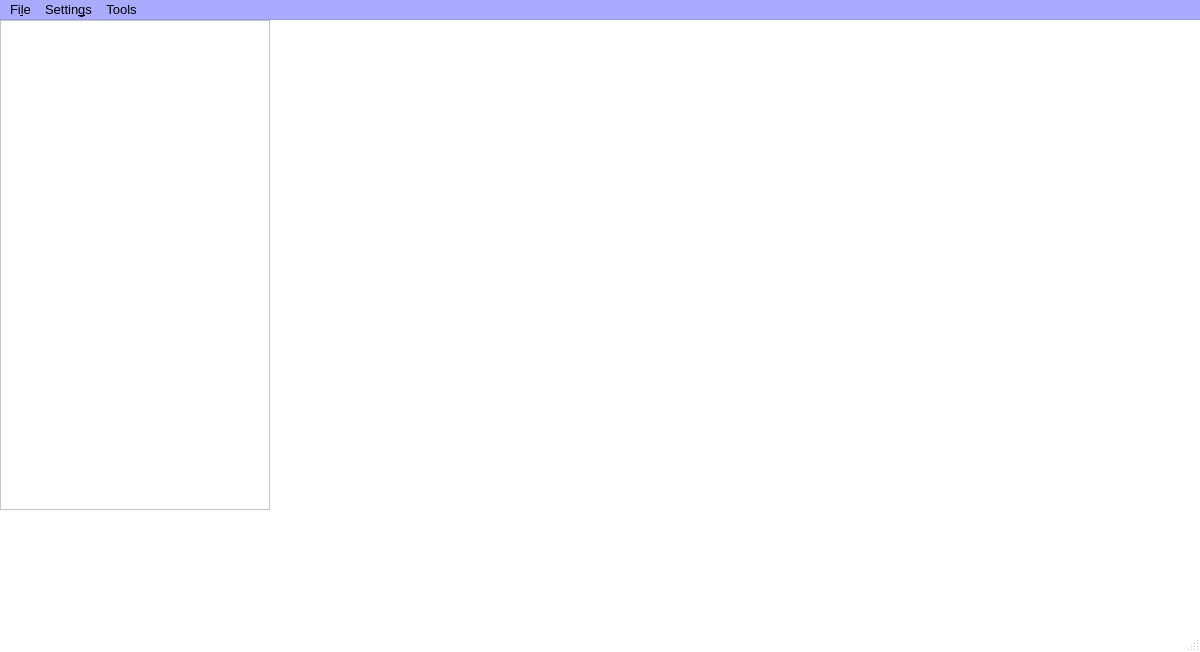
<?xml version="1.0" encoding="UTF-8"?>
<ui version="4.0">
 <class>MainWindow</class>
 <widget class="QMainWindow" name="MainWindow">
  <property name="geometry">
   <rect>
    <x>0</x>
    <y>0</y>
    <width>1200</width>
    <height>652</height>
   </rect>
  </property>
  <property name="palette">
   <palette>
    <active>
     <colorrole role="WindowText">
      <brush brushstyle="SolidPattern">
       <color alpha="255">
        <red>0</red>
        <green>0</green>
        <blue>0</blue>
       </color>
      </brush>
     </colorrole>
     <colorrole role="Button">
      <brush brushstyle="SolidPattern">
       <color alpha="255">
        <red>255</red>
        <green>255</green>
        <blue>255</blue>
       </color>
      </brush>
     </colorrole>
     <colorrole role="Light">
      <brush brushstyle="SolidPattern">
       <color alpha="255">
        <red>255</red>
        <green>255</green>
        <blue>255</blue>
       </color>
      </brush>
     </colorrole>
     <colorrole role="Midlight">
      <brush brushstyle="SolidPattern">
       <color alpha="255">
        <red>255</red>
        <green>255</green>
        <blue>255</blue>
       </color>
      </brush>
     </colorrole>
     <colorrole role="Dark">
      <brush brushstyle="SolidPattern">
       <color alpha="255">
        <red>127</red>
        <green>127</green>
        <blue>127</blue>
       </color>
      </brush>
     </colorrole>
     <colorrole role="Mid">
      <brush brushstyle="SolidPattern">
       <color alpha="255">
        <red>170</red>
        <green>170</green>
        <blue>170</blue>
       </color>
      </brush>
     </colorrole>
     <colorrole role="Text">
      <brush brushstyle="SolidPattern">
       <color alpha="255">
        <red>0</red>
        <green>0</green>
        <blue>0</blue>
       </color>
      </brush>
     </colorrole>
     <colorrole role="BrightText">
      <brush brushstyle="SolidPattern">
       <color alpha="255">
        <red>255</red>
        <green>255</green>
        <blue>255</blue>
       </color>
      </brush>
     </colorrole>
     <colorrole role="ButtonText">
      <brush brushstyle="SolidPattern">
       <color alpha="255">
        <red>0</red>
        <green>0</green>
        <blue>0</blue>
       </color>
      </brush>
     </colorrole>
     <colorrole role="Base">
      <brush brushstyle="SolidPattern">
       <color alpha="255">
        <red>255</red>
        <green>255</green>
        <blue>255</blue>
       </color>
      </brush>
     </colorrole>
     <colorrole role="Window">
      <brush brushstyle="SolidPattern">
       <color alpha="255">
        <red>255</red>
        <green>255</green>
        <blue>255</blue>
       </color>
      </brush>
     </colorrole>
     <colorrole role="Shadow">
      <brush brushstyle="SolidPattern">
       <color alpha="255">
        <red>0</red>
        <green>0</green>
        <blue>0</blue>
       </color>
      </brush>
     </colorrole>
     <colorrole role="AlternateBase">
      <brush brushstyle="SolidPattern">
       <color alpha="255">
        <red>255</red>
        <green>255</green>
        <blue>255</blue>
       </color>
      </brush>
     </colorrole>
     <colorrole role="ToolTipBase">
      <brush brushstyle="SolidPattern">
       <color alpha="255">
        <red>255</red>
        <green>255</green>
        <blue>220</blue>
       </color>
      </brush>
     </colorrole>
     <colorrole role="ToolTipText">
      <brush brushstyle="SolidPattern">
       <color alpha="255">
        <red>0</red>
        <green>0</green>
        <blue>0</blue>
       </color>
      </brush>
     </colorrole>
    </active>
    <inactive>
     <colorrole role="WindowText">
      <brush brushstyle="SolidPattern">
       <color alpha="255">
        <red>0</red>
        <green>0</green>
        <blue>0</blue>
       </color>
      </brush>
     </colorrole>
     <colorrole role="Button">
      <brush brushstyle="SolidPattern">
       <color alpha="255">
        <red>255</red>
        <green>255</green>
        <blue>255</blue>
       </color>
      </brush>
     </colorrole>
     <colorrole role="Light">
      <brush brushstyle="SolidPattern">
       <color alpha="255">
        <red>255</red>
        <green>255</green>
        <blue>255</blue>
       </color>
      </brush>
     </colorrole>
     <colorrole role="Midlight">
      <brush brushstyle="SolidPattern">
       <color alpha="255">
        <red>255</red>
        <green>255</green>
        <blue>255</blue>
       </color>
      </brush>
     </colorrole>
     <colorrole role="Dark">
      <brush brushstyle="SolidPattern">
       <color alpha="255">
        <red>127</red>
        <green>127</green>
        <blue>127</blue>
       </color>
      </brush>
     </colorrole>
     <colorrole role="Mid">
      <brush brushstyle="SolidPattern">
       <color alpha="255">
        <red>170</red>
        <green>170</green>
        <blue>170</blue>
       </color>
      </brush>
     </colorrole>
     <colorrole role="Text">
      <brush brushstyle="SolidPattern">
       <color alpha="255">
        <red>0</red>
        <green>0</green>
        <blue>0</blue>
       </color>
      </brush>
     </colorrole>
     <colorrole role="BrightText">
      <brush brushstyle="SolidPattern">
       <color alpha="255">
        <red>255</red>
        <green>255</green>
        <blue>255</blue>
       </color>
      </brush>
     </colorrole>
     <colorrole role="ButtonText">
      <brush brushstyle="SolidPattern">
       <color alpha="255">
        <red>0</red>
        <green>0</green>
        <blue>0</blue>
       </color>
      </brush>
     </colorrole>
     <colorrole role="Base">
      <brush brushstyle="SolidPattern">
       <color alpha="255">
        <red>255</red>
        <green>255</green>
        <blue>255</blue>
       </color>
      </brush>
     </colorrole>
     <colorrole role="Window">
      <brush brushstyle="SolidPattern">
       <color alpha="255">
        <red>255</red>
        <green>255</green>
        <blue>255</blue>
       </color>
      </brush>
     </colorrole>
     <colorrole role="Shadow">
      <brush brushstyle="SolidPattern">
       <color alpha="255">
        <red>0</red>
        <green>0</green>
        <blue>0</blue>
       </color>
      </brush>
     </colorrole>
     <colorrole role="AlternateBase">
      <brush brushstyle="SolidPattern">
       <color alpha="255">
        <red>255</red>
        <green>255</green>
        <blue>255</blue>
       </color>
      </brush>
     </colorrole>
     <colorrole role="ToolTipBase">
      <brush brushstyle="SolidPattern">
       <color alpha="255">
        <red>255</red>
        <green>255</green>
        <blue>220</blue>
       </color>
      </brush>
     </colorrole>
     <colorrole role="ToolTipText">
      <brush brushstyle="SolidPattern">
       <color alpha="255">
        <red>0</red>
        <green>0</green>
        <blue>0</blue>
       </color>
      </brush>
     </colorrole>
    </inactive>
    <disabled>
     <colorrole role="WindowText">
      <brush brushstyle="SolidPattern">
       <color alpha="255">
        <red>127</red>
        <green>127</green>
        <blue>127</blue>
       </color>
      </brush>
     </colorrole>
     <colorrole role="Button">
      <brush brushstyle="SolidPattern">
       <color alpha="255">
        <red>255</red>
        <green>255</green>
        <blue>255</blue>
       </color>
      </brush>
     </colorrole>
     <colorrole role="Light">
      <brush brushstyle="SolidPattern">
       <color alpha="255">
        <red>255</red>
        <green>255</green>
        <blue>255</blue>
       </color>
      </brush>
     </colorrole>
     <colorrole role="Midlight">
      <brush brushstyle="SolidPattern">
       <color alpha="255">
        <red>255</red>
        <green>255</green>
        <blue>255</blue>
       </color>
      </brush>
     </colorrole>
     <colorrole role="Dark">
      <brush brushstyle="SolidPattern">
       <color alpha="255">
        <red>127</red>
        <green>127</green>
        <blue>127</blue>
       </color>
      </brush>
     </colorrole>
     <colorrole role="Mid">
      <brush brushstyle="SolidPattern">
       <color alpha="255">
        <red>170</red>
        <green>170</green>
        <blue>170</blue>
       </color>
      </brush>
     </colorrole>
     <colorrole role="Text">
      <brush brushstyle="SolidPattern">
       <color alpha="255">
        <red>127</red>
        <green>127</green>
        <blue>127</blue>
       </color>
      </brush>
     </colorrole>
     <colorrole role="BrightText">
      <brush brushstyle="SolidPattern">
       <color alpha="255">
        <red>255</red>
        <green>255</green>
        <blue>255</blue>
       </color>
      </brush>
     </colorrole>
     <colorrole role="ButtonText">
      <brush brushstyle="SolidPattern">
       <color alpha="255">
        <red>127</red>
        <green>127</green>
        <blue>127</blue>
       </color>
      </brush>
     </colorrole>
     <colorrole role="Base">
      <brush brushstyle="SolidPattern">
       <color alpha="255">
        <red>255</red>
        <green>255</green>
        <blue>255</blue>
       </color>
      </brush>
     </colorrole>
     <colorrole role="Window">
      <brush brushstyle="SolidPattern">
       <color alpha="255">
        <red>255</red>
        <green>255</green>
        <blue>255</blue>
       </color>
      </brush>
     </colorrole>
     <colorrole role="Shadow">
      <brush brushstyle="SolidPattern">
       <color alpha="255">
        <red>0</red>
        <green>0</green>
        <blue>0</blue>
       </color>
      </brush>
     </colorrole>
     <colorrole role="AlternateBase">
      <brush brushstyle="SolidPattern">
       <color alpha="255">
        <red>255</red>
        <green>255</green>
        <blue>255</blue>
       </color>
      </brush>
     </colorrole>
     <colorrole role="ToolTipBase">
      <brush brushstyle="SolidPattern">
       <color alpha="255">
        <red>255</red>
        <green>255</green>
        <blue>220</blue>
       </color>
      </brush>
     </colorrole>
     <colorrole role="ToolTipText">
      <brush brushstyle="SolidPattern">
       <color alpha="255">
        <red>0</red>
        <green>0</green>
        <blue>0</blue>
       </color>
      </brush>
     </colorrole>
    </disabled>
   </palette>
  </property>
  <property name="font">
   <font>
    <family>Arial</family>
    <pointsize>10</pointsize>
    <weight>50</weight>
    <bold>false</bold>
   </font>
  </property>
  <property name="windowTitle">
   <string>PRAGA GIS</string>
  </property>
  <property name="autoFillBackground">
   <bool>false</bool>
  </property>
  <property name="animated">
   <bool>false</bool>
  </property>
  <widget class="QWidget" name="centralWidget">
   <property name="minimumSize">
    <size>
     <width>0</width>
     <height>0</height>
    </size>
   </property>
   <property name="maximumSize">
    <size>
     <width>2000</width>
     <height>2000</height>
    </size>
   </property>
   <widget class="QWidget" name="widgetMap" native="true">
    <property name="geometry">
     <rect>
      <x>270</x>
      <y>0</y>
      <width>751</width>
      <height>491</height>
     </rect>
    </property>
    <property name="font">
     <font>
      <family>Arial</family>
     </font>
    </property>
    <property name="mouseTracking">
     <bool>true</bool>
    </property>
   </widget>
   <widget class="QListWidget" name="checkList">
    <property name="geometry">
     <rect>
      <x>0</x>
      <y>0</y>
      <width>270</width>
      <height>490</height>
     </rect>
    </property>
   </widget>
  </widget>
  <widget class="QMenuBar" name="menuBar">
   <property name="geometry">
    <rect>
     <x>0</x>
     <y>0</y>
     <width>1200</width>
     <height>30</height>
    </rect>
   </property>
   <property name="palette">
    <palette>
     <active>
      <colorrole role="WindowText">
       <brush brushstyle="SolidPattern">
        <color alpha="255">
         <red>0</red>
         <green>0</green>
         <blue>0</blue>
        </color>
       </brush>
      </colorrole>
      <colorrole role="Button">
       <brush brushstyle="SolidPattern">
        <color alpha="255">
         <red>170</red>
         <green>170</green>
         <blue>255</blue>
        </color>
       </brush>
      </colorrole>
      <colorrole role="Light">
       <brush brushstyle="SolidPattern">
        <color alpha="255">
         <red>255</red>
         <green>255</green>
         <blue>255</blue>
        </color>
       </brush>
      </colorrole>
      <colorrole role="Midlight">
       <brush brushstyle="SolidPattern">
        <color alpha="255">
         <red>212</red>
         <green>212</green>
         <blue>255</blue>
        </color>
       </brush>
      </colorrole>
      <colorrole role="Dark">
       <brush brushstyle="SolidPattern">
        <color alpha="255">
         <red>85</red>
         <green>85</green>
         <blue>127</blue>
        </color>
       </brush>
      </colorrole>
      <colorrole role="Mid">
       <brush brushstyle="SolidPattern">
        <color alpha="255">
         <red>113</red>
         <green>113</green>
         <blue>170</blue>
        </color>
       </brush>
      </colorrole>
      <colorrole role="Text">
       <brush brushstyle="SolidPattern">
        <color alpha="255">
         <red>0</red>
         <green>0</green>
         <blue>0</blue>
        </color>
       </brush>
      </colorrole>
      <colorrole role="BrightText">
       <brush brushstyle="SolidPattern">
        <color alpha="255">
         <red>255</red>
         <green>255</green>
         <blue>255</blue>
        </color>
       </brush>
      </colorrole>
      <colorrole role="ButtonText">
       <brush brushstyle="SolidPattern">
        <color alpha="255">
         <red>0</red>
         <green>0</green>
         <blue>0</blue>
        </color>
       </brush>
      </colorrole>
      <colorrole role="Base">
       <brush brushstyle="SolidPattern">
        <color alpha="255">
         <red>255</red>
         <green>255</green>
         <blue>255</blue>
        </color>
       </brush>
      </colorrole>
      <colorrole role="Window">
       <brush brushstyle="SolidPattern">
        <color alpha="255">
         <red>170</red>
         <green>170</green>
         <blue>255</blue>
        </color>
       </brush>
      </colorrole>
      <colorrole role="Shadow">
       <brush brushstyle="SolidPattern">
        <color alpha="255">
         <red>0</red>
         <green>0</green>
         <blue>0</blue>
        </color>
       </brush>
      </colorrole>
      <colorrole role="AlternateBase">
       <brush brushstyle="SolidPattern">
        <color alpha="255">
         <red>212</red>
         <green>212</green>
         <blue>255</blue>
        </color>
       </brush>
      </colorrole>
      <colorrole role="ToolTipBase">
       <brush brushstyle="SolidPattern">
        <color alpha="255">
         <red>255</red>
         <green>255</green>
         <blue>220</blue>
        </color>
       </brush>
      </colorrole>
      <colorrole role="ToolTipText">
       <brush brushstyle="SolidPattern">
        <color alpha="255">
         <red>0</red>
         <green>0</green>
         <blue>0</blue>
        </color>
       </brush>
      </colorrole>
     </active>
     <inactive>
      <colorrole role="WindowText">
       <brush brushstyle="SolidPattern">
        <color alpha="255">
         <red>0</red>
         <green>0</green>
         <blue>0</blue>
        </color>
       </brush>
      </colorrole>
      <colorrole role="Button">
       <brush brushstyle="SolidPattern">
        <color alpha="255">
         <red>170</red>
         <green>170</green>
         <blue>255</blue>
        </color>
       </brush>
      </colorrole>
      <colorrole role="Light">
       <brush brushstyle="SolidPattern">
        <color alpha="255">
         <red>255</red>
         <green>255</green>
         <blue>255</blue>
        </color>
       </brush>
      </colorrole>
      <colorrole role="Midlight">
       <brush brushstyle="SolidPattern">
        <color alpha="255">
         <red>212</red>
         <green>212</green>
         <blue>255</blue>
        </color>
       </brush>
      </colorrole>
      <colorrole role="Dark">
       <brush brushstyle="SolidPattern">
        <color alpha="255">
         <red>85</red>
         <green>85</green>
         <blue>127</blue>
        </color>
       </brush>
      </colorrole>
      <colorrole role="Mid">
       <brush brushstyle="SolidPattern">
        <color alpha="255">
         <red>113</red>
         <green>113</green>
         <blue>170</blue>
        </color>
       </brush>
      </colorrole>
      <colorrole role="Text">
       <brush brushstyle="SolidPattern">
        <color alpha="255">
         <red>0</red>
         <green>0</green>
         <blue>0</blue>
        </color>
       </brush>
      </colorrole>
      <colorrole role="BrightText">
       <brush brushstyle="SolidPattern">
        <color alpha="255">
         <red>255</red>
         <green>255</green>
         <blue>255</blue>
        </color>
       </brush>
      </colorrole>
      <colorrole role="ButtonText">
       <brush brushstyle="SolidPattern">
        <color alpha="255">
         <red>0</red>
         <green>0</green>
         <blue>0</blue>
        </color>
       </brush>
      </colorrole>
      <colorrole role="Base">
       <brush brushstyle="SolidPattern">
        <color alpha="255">
         <red>255</red>
         <green>255</green>
         <blue>255</blue>
        </color>
       </brush>
      </colorrole>
      <colorrole role="Window">
       <brush brushstyle="SolidPattern">
        <color alpha="255">
         <red>170</red>
         <green>170</green>
         <blue>255</blue>
        </color>
       </brush>
      </colorrole>
      <colorrole role="Shadow">
       <brush brushstyle="SolidPattern">
        <color alpha="255">
         <red>0</red>
         <green>0</green>
         <blue>0</blue>
        </color>
       </brush>
      </colorrole>
      <colorrole role="AlternateBase">
       <brush brushstyle="SolidPattern">
        <color alpha="255">
         <red>212</red>
         <green>212</green>
         <blue>255</blue>
        </color>
       </brush>
      </colorrole>
      <colorrole role="ToolTipBase">
       <brush brushstyle="SolidPattern">
        <color alpha="255">
         <red>255</red>
         <green>255</green>
         <blue>220</blue>
        </color>
       </brush>
      </colorrole>
      <colorrole role="ToolTipText">
       <brush brushstyle="SolidPattern">
        <color alpha="255">
         <red>0</red>
         <green>0</green>
         <blue>0</blue>
        </color>
       </brush>
      </colorrole>
     </inactive>
     <disabled>
      <colorrole role="WindowText">
       <brush brushstyle="SolidPattern">
        <color alpha="255">
         <red>85</red>
         <green>85</green>
         <blue>127</blue>
        </color>
       </brush>
      </colorrole>
      <colorrole role="Button">
       <brush brushstyle="SolidPattern">
        <color alpha="255">
         <red>170</red>
         <green>170</green>
         <blue>255</blue>
        </color>
       </brush>
      </colorrole>
      <colorrole role="Light">
       <brush brushstyle="SolidPattern">
        <color alpha="255">
         <red>255</red>
         <green>255</green>
         <blue>255</blue>
        </color>
       </brush>
      </colorrole>
      <colorrole role="Midlight">
       <brush brushstyle="SolidPattern">
        <color alpha="255">
         <red>212</red>
         <green>212</green>
         <blue>255</blue>
        </color>
       </brush>
      </colorrole>
      <colorrole role="Dark">
       <brush brushstyle="SolidPattern">
        <color alpha="255">
         <red>85</red>
         <green>85</green>
         <blue>127</blue>
        </color>
       </brush>
      </colorrole>
      <colorrole role="Mid">
       <brush brushstyle="SolidPattern">
        <color alpha="255">
         <red>113</red>
         <green>113</green>
         <blue>170</blue>
        </color>
       </brush>
      </colorrole>
      <colorrole role="Text">
       <brush brushstyle="SolidPattern">
        <color alpha="255">
         <red>85</red>
         <green>85</green>
         <blue>127</blue>
        </color>
       </brush>
      </colorrole>
      <colorrole role="BrightText">
       <brush brushstyle="SolidPattern">
        <color alpha="255">
         <red>255</red>
         <green>255</green>
         <blue>255</blue>
        </color>
       </brush>
      </colorrole>
      <colorrole role="ButtonText">
       <brush brushstyle="SolidPattern">
        <color alpha="255">
         <red>85</red>
         <green>85</green>
         <blue>127</blue>
        </color>
       </brush>
      </colorrole>
      <colorrole role="Base">
       <brush brushstyle="SolidPattern">
        <color alpha="255">
         <red>170</red>
         <green>170</green>
         <blue>255</blue>
        </color>
       </brush>
      </colorrole>
      <colorrole role="Window">
       <brush brushstyle="SolidPattern">
        <color alpha="255">
         <red>170</red>
         <green>170</green>
         <blue>255</blue>
        </color>
       </brush>
      </colorrole>
      <colorrole role="Shadow">
       <brush brushstyle="SolidPattern">
        <color alpha="255">
         <red>0</red>
         <green>0</green>
         <blue>0</blue>
        </color>
       </brush>
      </colorrole>
      <colorrole role="AlternateBase">
       <brush brushstyle="SolidPattern">
        <color alpha="255">
         <red>170</red>
         <green>170</green>
         <blue>255</blue>
        </color>
       </brush>
      </colorrole>
      <colorrole role="ToolTipBase">
       <brush brushstyle="SolidPattern">
        <color alpha="255">
         <red>255</red>
         <green>255</green>
         <blue>220</blue>
        </color>
       </brush>
      </colorrole>
      <colorrole role="ToolTipText">
       <brush brushstyle="SolidPattern">
        <color alpha="255">
         <red>0</red>
         <green>0</green>
         <blue>0</blue>
        </color>
       </brush>
      </colorrole>
     </disabled>
    </palette>
   </property>
   <property name="autoFillBackground">
    <bool>false</bool>
   </property>
   <widget class="QMenu" name="menuFile">
    <property name="title">
     <string>Fi&amp;le</string>
    </property>
    <addaction name="actionLoadRaster"/>
    <addaction name="actionLoadShapefile"/>
    <addaction name="separator"/>
   </widget>
   <widget class="QMenu" name="menuGIS_settings">
    <property name="title">
     <string>Settin&amp;gs</string>
    </property>
    <widget class="QMenu" name="menuMap">
     <property name="title">
      <string>&amp;Map</string>
     </property>
     <addaction name="actionMapOpenStreetMap"/>
     <addaction name="actionMapTerrain"/>
     <addaction name="actionMapESRISatellite"/>
    </widget>
    <addaction name="menuMap"/>
    <addaction name="separator"/>
   </widget>
   <widget class="QMenu" name="menuTools">
    <property name="title">
     <string>Tools</string>
    </property>
    <addaction name="actionRasterize_shape"/>
   </widget>
   <addaction name="menuFile"/>
   <addaction name="menuGIS_settings"/>
   <addaction name="menuTools"/>
  </widget>
  <widget class="QStatusBar" name="statusBar"/>
  <action name="actionLoadRaster">
   <property name="text">
    <string>&amp;Load Raster...</string>
   </property>
  </action>
  <action name="actionMapOpenStreetMap">
   <property name="checkable">
    <bool>true</bool>
   </property>
   <property name="checked">
    <bool>false</bool>
   </property>
   <property name="text">
    <string>&amp;OpenStreetMap</string>
   </property>
  </action>
  <action name="actionMapESRISatellite">
   <property name="checkable">
    <bool>true</bool>
   </property>
   <property name="text">
    <string>&amp;ESRI - World Imagery</string>
   </property>
  </action>
  <action name="actionMapTerrain">
   <property name="checkable">
    <bool>true</bool>
   </property>
   <property name="text">
    <string>&amp;Stamen - Terrain</string>
   </property>
  </action>
  <action name="actionLoadShapefile">
   <property name="text">
    <string>Load Shapefile...</string>
   </property>
  </action>
  <action name="actionRasterize_shape">
   <property name="text">
    <string>Rasterize shape</string>
   </property>
  </action>
 </widget>
 <layoutdefault spacing="6" margin="11"/>
 <resources/>
 <connections/>
 <slots>
  <slot>on_timeChanged(QTime)</slot>
 </slots>
</ui>
